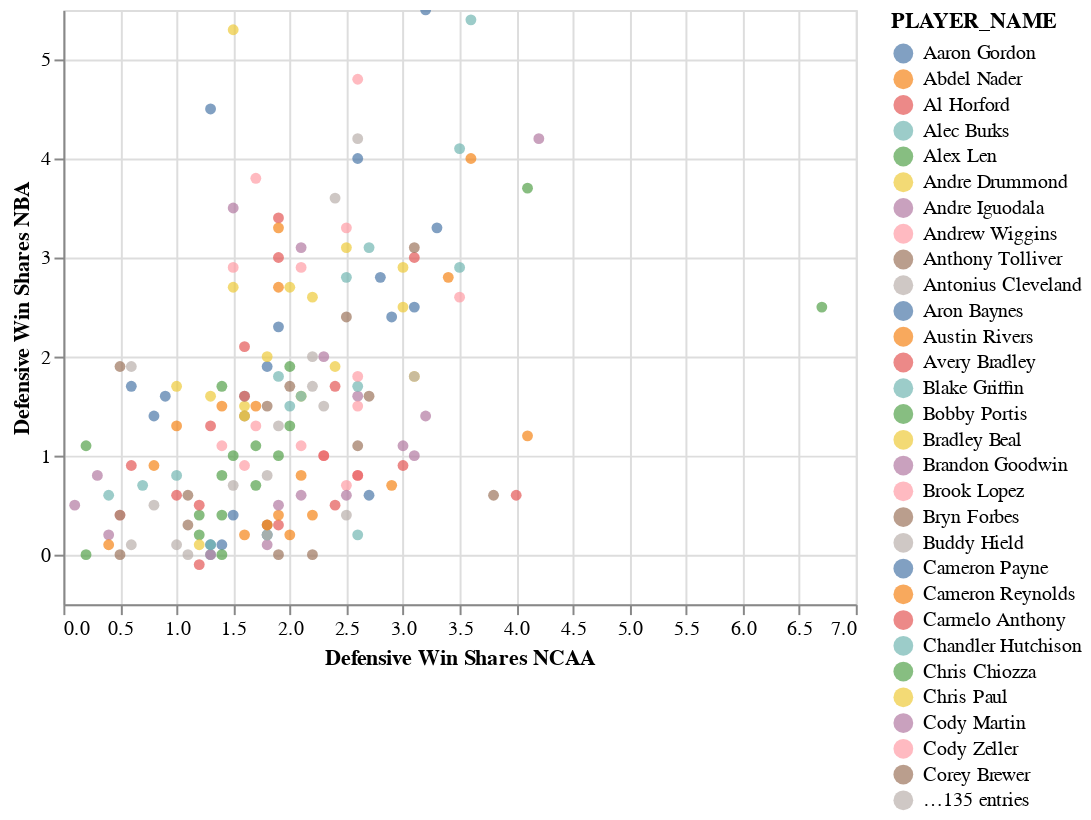

Notebook code cell kept with this figure:
### Code cell
#Comparing win shares per 40 in the NCAA to win shares per 48 in the nba
Base = alt.Chart(ncaa_nba).mark_circle(size=30).encode(
x=alt.X(
  'defensive_win_shares_x',
  axis=alt.Axis(),
  title='Defensive Win Shares NCAA'
  ),
  y=alt.Y(
  'defensive_win_shares_y',
  axis=alt.Axis(),
  title='Defensive Win Shares NBA'
  ),
  color = alt.Color('PLAYER_NAME'),
  tooltip = [alt.Tooltip('defensive_win_shares_x'),
           alt.Tooltip('defensive_win_shares_y'),
           alt.Tooltip('PLAYER_NAME')
          ]
).interactive()

#Base + Base.transform_regression('win_shares_per_40_minutes','win_shares_per_48_minutes').mark_line(color='black')
Base

### Figure 1 — Vega-Lite specification as saved in the notebook (floating-point values rounded to 4 significant figures; data arrays with more than 128 entries replaced by an {"elided": "..."} marker saying what was removed)
{"config": {"view": {"continuousWidth": 400, "continuousHeight": 300}}, "data": {"name": "data-4109d3af5f7a2d27968bb1459e08781c"}, "mark": {"type": "circle", "size": 30}, "encoding": {"color": {"type": "nominal", "field": "PLAYER_NAME"}, "tooltip": [{"type": "quantitative", "field": "defensive_win_shares_x"}, {"type": "quantitative", "field": "defensive_win_shares_y"}, {"type": "nominal", "field": "PLAYER_NAME"}], "x": {"type": "quantitative", "axis": {}, "field": "defensive_win_shares_x", "title": "Defensive Win Shares NCAA"}, "y": {"type": "quantitative", "axis": {}, "field": "defensive_win_shares_y", "title": "Defensive Win Shares NBA"}}, "selection": {"selector002": {"type": "interval", "bind": "scales", "encodings": ["x", "y"]}}, "$schema": "https://vega.github.io/schema/vega-lite/v4.8.1.json", "datasets": {"data-4109d3af5f7a2d27968bb1459e08781c": {"elided": "164 records"}}}
